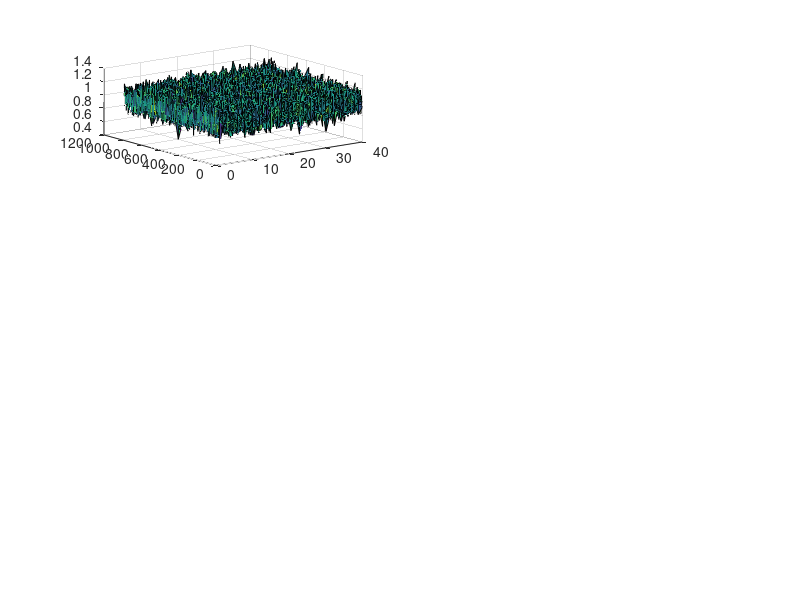

The MATLAB source for this figure: (Note: this script raises an error after producing the figure.)
% Generate the TX waveform in frequency and time domain
clear; clc;
nFFT = 1024;
constellation = [1+1j 1-1j -1+1j -1-1j];
tx_fd = zeros(nFFT, 1);
for sc = -nFFT/2 : nFFT/2-1
    tx_fd(sc + nFFT/2 + 1) = constellation(randi(4));
end
tx_fd = fftshift(tx_fd);
tx_td = ifft(tx_fd);

% Create a "packet" with 10 such sumbols. Ignore the cyclic prefix for now
nSym = 40;
tx_td_app = zeros(nFFT*nSym,1);
for iSym = 1:nSym
    tx_td_app((iSym-1)*nFFT + 1 : iSym*nFFT) = tx_td;
end
tx_td = tx_td_app;
clear tx_td_app;

%%%%%%%%%% Start Channel Emulator %%%%%%%%%%

% A: "Do nothing" channel. Do not comment this out.
rx_td = tx_td;

% B: Timing Offset. Comment this out for no timing offset.
k = 3;
n = size(rx_td, 1);
rx_td = [rx_td(k+1:n); rx_td(1:k)];
clear n k;

% C: Residual Frequency Offset. Comment this out for no frequency offset.
    % We assume a sampling frequency of 1 GSps complex, for a 1 GHz bandwidth.
    % The sample duration is therefore 1ns.
fs = 20e3; % Frequency offset in Hertz
n = 1e9 / fs; % In 'n' samples, the channel will rotate a full circle
p = 2*pi/n; % The channel will rotate by 'p' radian every sample
clear n;
n = size(rx_td, 1); % Now, 'n' is the number of samples in the waveform
phasor = exp(1j*linspace(0, p*(n-1), n));
phasor = phasor';
rx_td = rx_td .* phasor;
clear fs n phasor;

% D: Add Noise
target_snr = 18; % in dB
rx_td = awgn(rx_td, target_snr, 'measured');

%%%%%%%%%%  End Channel Emulator %%%%%%%%%%


% Calculate and plot the 2D Channel
h_fd = zeros(nFFT, nSym);
rx_fd = zeros(nFFT, nSym);
for iSym = 1:nSym
    sym_td = rx_td((iSym-1)*nFFT + 1 : iSym*nFFT);
    sym_fd = (fft(sym_td));
    rx_fd(:, iSym) = sym_fd;
    h_fd(:, iSym) = sym_fd ./ tx_fd;
end
figure(1); clf;

subplot(3,2,1);
s = surf(abs(h_fd));
%caxis([0 2]);
s.EdgeColor = 'none'; view(2); xlim([1 nSym]); ylim([1 nFFT]);
colorbar;
xlabel('Symbol Index');
ylabel('Subcarrier Index');
title('Abs(H)');

subplot(3,2,2);
s = surf(angle(h_fd));
%caxis([-pi pi]);
s.EdgeColor = 'none'; view(2); xlim([1 nSym]); ylim([1 nFFT]); colorbar;
xlabel('Symbol Index');
ylabel('Subcarrier Index');
title('Angle(H)');

subplot(3,2,3);
s = surf(real(h_fd));
%caxis([-2 2]);
s.EdgeColor = 'none'; view(2); xlim([1 nSym]); ylim([1 nFFT]); colorbar;
xlabel('Symbol Index');
ylabel('Subcarrier Index');
title('Real(H)');

subplot(3,2,4);
s = surf(imag(h_fd));
%caxis([-2 2]);
s.EdgeColor = 'none'; view(2); xlim([1 nSym]); ylim([1 nFFT]); colorbar;
xlabel('Symbol Index');
ylabel('Subcarrier Index');
title('Imag(H)');

% Plot the unequalized frequency-domain samples
subplot(3,2,5);
for iSym = 1:nSym
    scatter(real(rx_fd(:, iSym)), imag(rx_fd(:, iSym)), 'b.'); hold on;
end
xlim([-2 2]); ylim([-2 2]);
title('Unequalized');

% Now, plot the received constellation. For this, we will assume that the
% pilots are located every 'k' subcarriers. The remaining subcarriers
% carry the unknown user data that we're trying to demodulate.
k = 4;
subplot(3,2,6);
eq_sym = zeros(nFFT, nSym);
for iSym = 1:nSym
    for sc = 1:nFFT
        if mod(sc-1, k) == 0
            % Pilot
            h = h_fd(sc, iSym);
        else
            % Data
            eq_sym(sc, iSym) = rx_fd(sc, iSym) / h;
        end
    end
    scatter(real(eq_sym(:, iSym)), imag(eq_sym(:, iSym)), '.b'); hold on;
end
xlim([-2 2]); ylim([-2 2]);
title('Equalized');